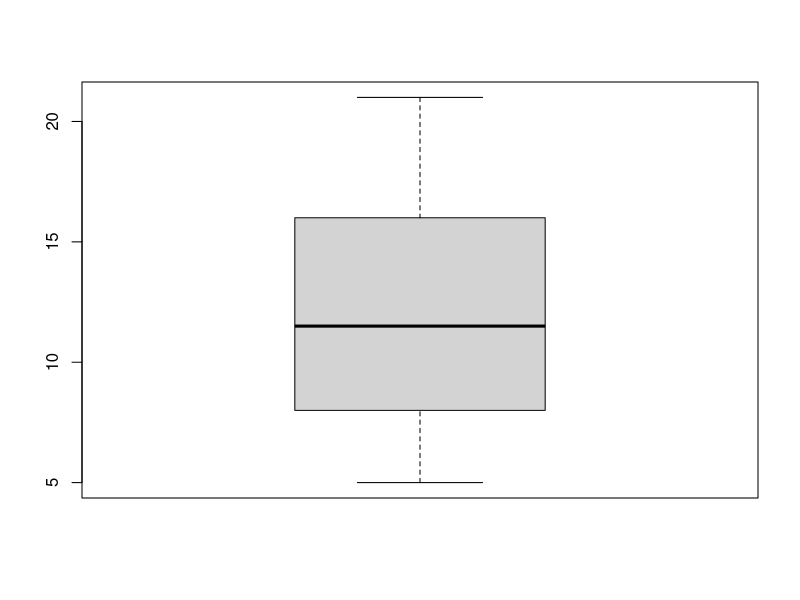
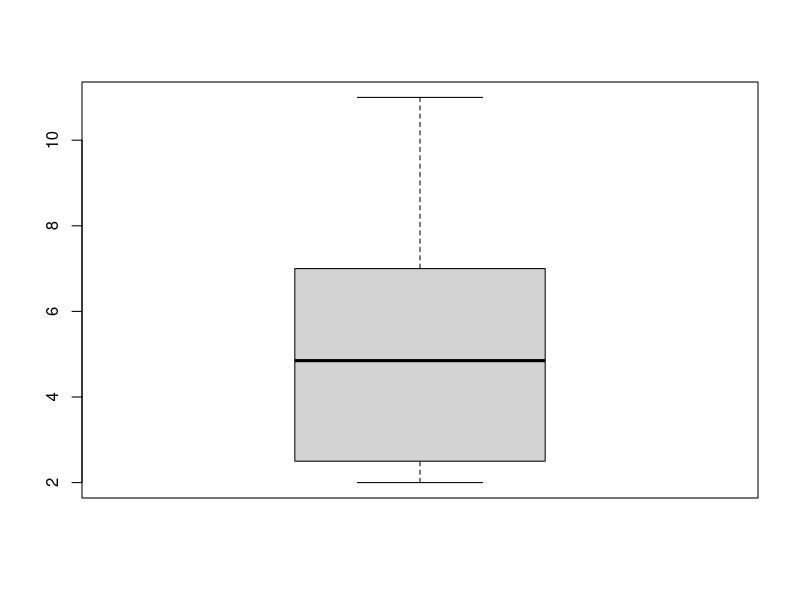
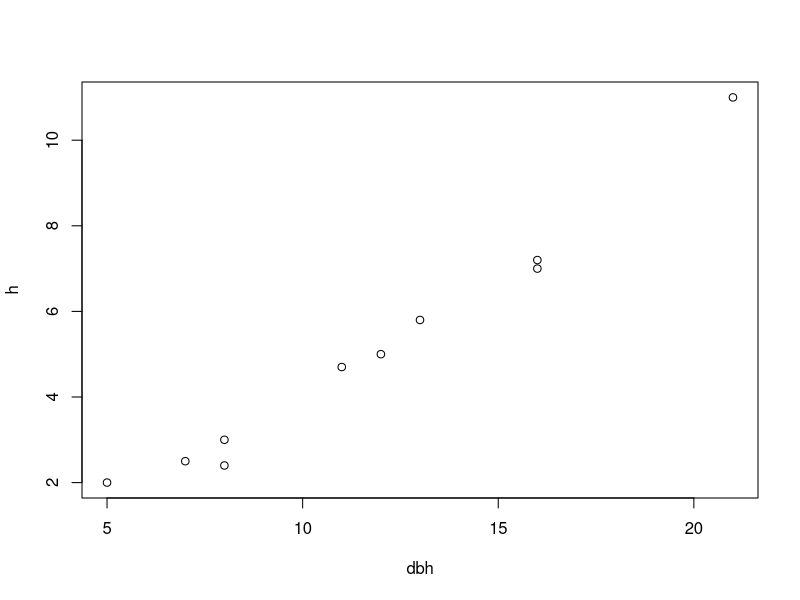
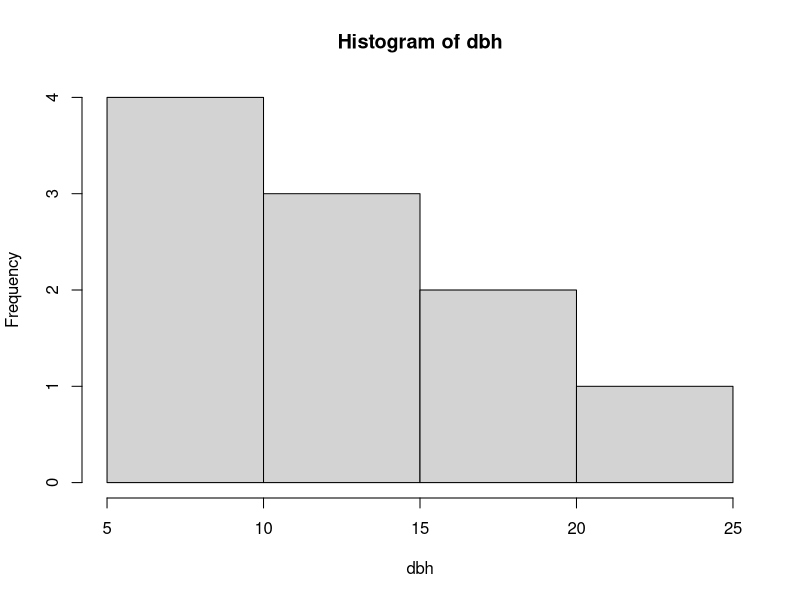
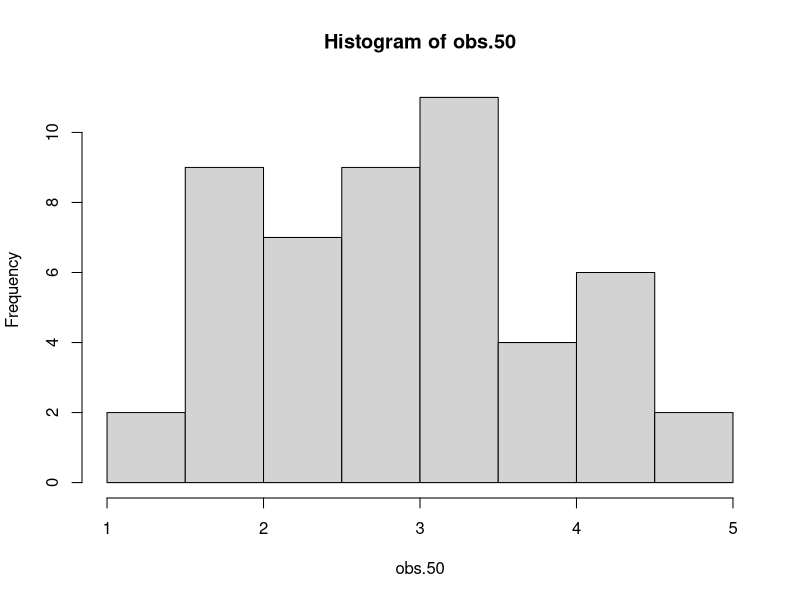
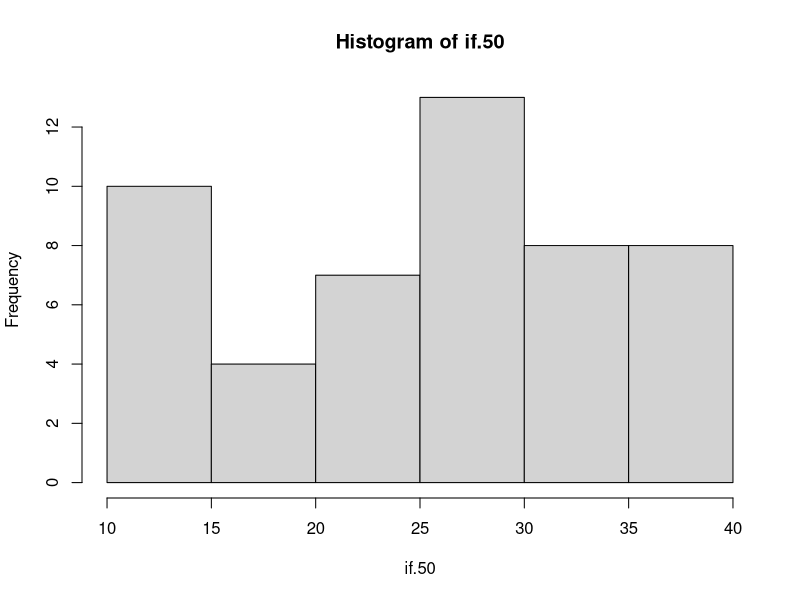
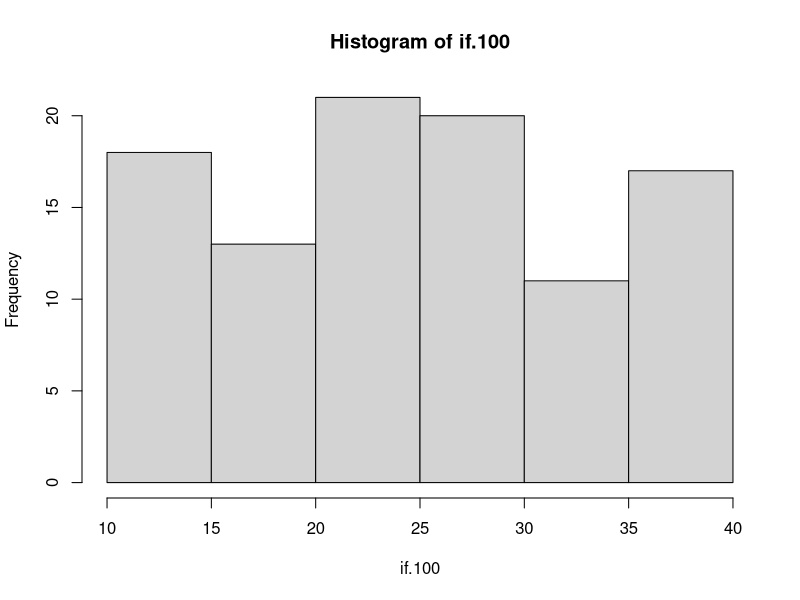
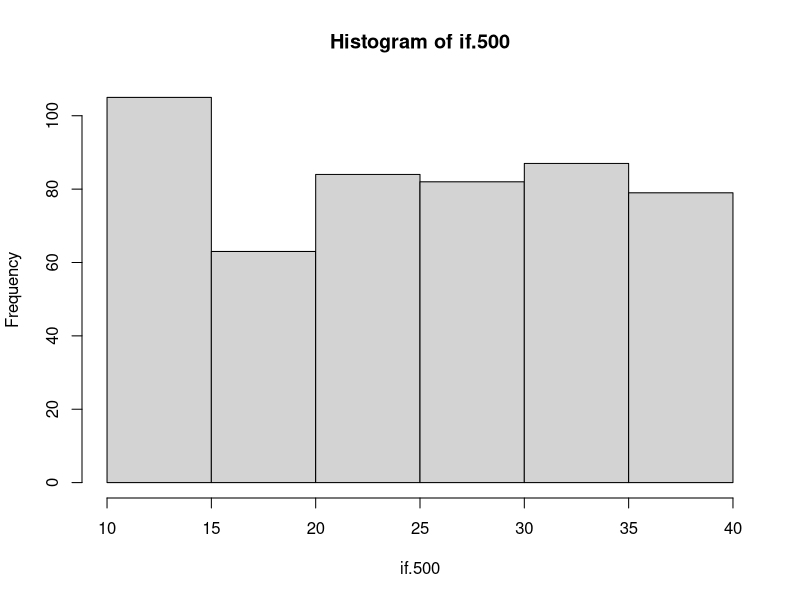

The R script that drew these images, in order:
# Yesenia Villarreal Torres
# 09/02/2023
# Sesion 1: Estadísticas descriptivas

# SESION 1 ----------------------------------------------------------------

dbh <- 15
h <- 8
#Multiplicacion
dbh * h

log(dbh)

dbh <- c(12, 8, 7, 5, 11, 13, 16,21, 8, 16)

#Multiplicación
dbh*h

h <- c(5, 3, 2.5, 2, 4.7, 5.8, 7, 11, 2.4, 7.2)
#Multiplicación
dbh*h

# Gráficas ----------------------------------------------------------------


boxplot(dbh)

boxplot(h)

plot(dbh,h)

hist(dbh)


set.seed(13)
rnorm(50, mean =3)
obs.50 <- rnorm(50, mean =3)
hist(obs.50)

set.seed(13)
if.50 <- runif(50, min = 10, max = 40)
hist(if.50)

set.seed(13)
if.100 <- runif(100, min = 10, max = 40)
hist(if.100)

if.500 <- runif(500, min = 10, max = 40)
hist(if.500)

if.1000 <- runif(1000, min = 10, max = 40)
hist(if.1000)



#grafica de hoja y tallo
stem(if.50)
hist(if.50)


# Restricciones -----------------------------------------------------------

#Trabajar con datos del objeto if.50

#Estadística descriptiva

mean(if.50)
fivenum(if.50)
boxplot(if.50)

#igual a ==
#diferente a !=
#igual o mayor >=
#igual o menos <=
#mayor que >
#menor que <

#Quiero con el if.50 que me de los datos igual o menor a la mediana

if.50 <= median(if.50)

subset(if.50, if.50 <= median(if.50))
?subset


subset(if.50, if.50 >= median(if.50))

dbh.50 <- subset(if.50, if.50 <= median(if.50))

dbh.up50 <- subset(if.50, if.50 >= median(if.50))

dbh.up30 <- subset(if.50, if.50>30)

dbh.up30

mean(dbh.up30)
sd(dbh.up30)


#IMPORTAR DATOS ----------------------------------------------------------

#función read.csv


Fert <- read.csv("TEST_1/SCRIPTS/vivero1.csv", header = TRUE) 
Fert$Tratamiento
boxplot(Fert$IE ~ Fert$Tratamiento)

#Para personalizar en diferentes líneas es coma, o en isntrucción diferente, ok para personalizar el eje de las x y y

boxplot(Fert$IE ~ Fert$Tratamiento,
        xlab = "Tratamientos",
        ylab = "Indice de Esbeltez",
        col = "pink",
        mail = "Vivero Bosque Escuela",
        las = 1,
        ylim =c (0.4, 1.4))

#dirección de los subtítuos de los ejes de las y (horizontal o vertical)



